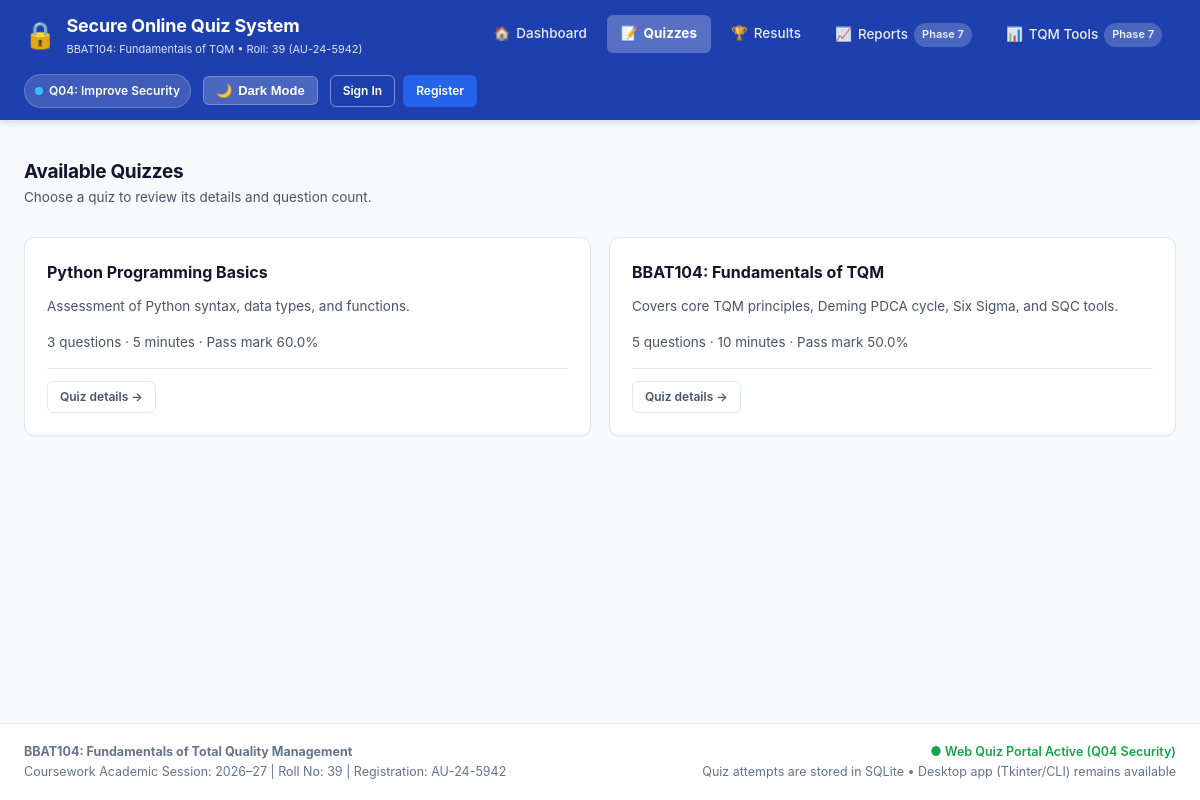
Screenshot of /quizzes with the database file from the repository.
### tables this page shows
CREATE TABLE quizzes (
        id INTEGER PRIMARY KEY AUTOINCREMENT,
        title TEXT NOT NULL UNIQUE,
        description TEXT,
        time_limit_mins INTEGER DEFAULT 10,
        pass_percentage REAL DEFAULT 50.0,
        created_at TEXT DEFAULT CURRENT_TIMESTAMP
    );

### app.py (the view)
@app.route("/quizzes")
def quizzes():
    return render_template("quizzes.html", quizzes=database.get_all_quizzes())

### app.py (called while the page is built)
@app.context_processor
def inject_template_globals():
    current_user = None
    user_id = session.get("user_id")
    if user_id:
        current_user = database.get_user_by_id(user_id)
    return {
        "current_user": current_user,
        "csrf_token": get_csrf_token,
    }

@app.after_request
def add_security_headers(response):
    response.headers["X-Frame-Options"] = "SAMEORIGIN"
    response.headers["X-Content-Type-Options"] = "nosniff"
    response.headers["X-XSS-Protection"] = "1; mode=block"
    response.headers["Referrer-Policy"] = "strict-origin-when-cross-origin"
    return response

### database.py (called while the page is built)
def get_connection():
    conn = sqlite3.connect(DB_PATH)
    conn.row_factory = sqlite3.Row
    conn.execute("PRAGMA foreign_keys = ON")
    return conn

def get_all_quizzes():
    conn = get_connection()
    cursor = conn.cursor()
    cursor.execute("""
    SELECT q.*, COUNT(ques.id) AS question_count
    FROM quizzes q
    LEFT JOIN questions ques ON q.id = ques.quiz_id
    GROUP BY q.id
    ORDER BY q.id DESC
    """)
    rows = cursor.fetchall()
    conn.close()
    return [dict(row) for row in rows]

### templates/quizzes.html (shortened to what this page needs)
{% extends "base.html" %}
{% block content %}
<div class="dashboard-container">
    <section class="modules-section">
        <div>
            <h1 class="section-title">Available Quizzes</h1>
            <p class="module-text">Choose a quiz to review its details and question count.</p>
        </div>
        {% if quizzes %}
        <div class="modules-grid">
            {% for quiz in quizzes %}
            <article class="module-card">
                <div class="module-header">
                    <h2 class="module-name">{{ quiz.title }}</h2>
                </div>
                {% if quiz.description %}
                <p class="module-text">{{ quiz.description }}</p>
                {% endif %}
                <p class="module-text">
                    {{ quiz.question_count }} questions
                    &middot; {{ quiz.time_limit_mins }} minutes
                    &middot; Pass mark {{ quiz.pass_percentage }}%
                </p>
                <div class="module-footer">
                    <a href="{{ url_for('quiz_details', quiz_id=quiz.id) }}" class="btn btn-sm btn-outline">
                        Quiz details &rarr;
                    </a>
                </div>
            </article>
            {% endfor %}
        </div>
        {% else %}
        <div class="placeholder-box">
            <h2 class="placeholder-title">No quizzes available</h2>
            <p class="placeholder-text">There are currently no quizzes in the database.</p>
        </div>
        {% endif %}
    </section>
</div>
{% endblock %}

### static/css/style.css (style rules this page uses)
:root { --primary: #1E40AF; --primary-hover: #1D4ED8; --primary-light: #EFF6FF; --accent: #2563EB; --success: #16A34A; --warning: #D97706; --danger: #DC2626; --info: #0284C7; --bg-page: #F8FAFC; --bg-surface: #FFFFFF; --bg-surface-alt: #F1F5F9; --bg-header: #1E40AF; --header-text: #FFFFFF; --text-primary: #0F172A; --text-secondary: #475569; --text-muted: #64748B; --border-color: #E2E8F0; --border-focus: #3B82F6; --shadow-sm: 0 1px 2px 0 rgba(0, 0, 0, 0.05); --shadow-md: 0 4px 6px -1px rgba(0, 0, 0, 0.1), 0 2px 4px -2px rgba(0, 0, 0, 0.05); --shadow-lg: 0 10px 15px -3px rgba(0, 0, 0, 0.1), 0 4px 6px -4px rgba(0, 0, 0, 0.05); --radius-sm: 6px; --radius-md: 10px; --radius-lg: 16px; --transition: all 0.2s ease-in-out; }
*, *::before, *::after { box-sizing: border-box; margin: 0; padding: 0; }
body { font-family: -apple-system, BlinkMacSystemFont, "Segoe UI", Roboto, Helvetica, Arial, sans-serif; font-size: 15px; line-height: 1.6; color: var(--text-primary); background-color: var(--bg-page); min-height: 100vh; display: flex; flex-direction: column; transition: background-color 0.25s ease, color 0.25s ease; }
.dashboard-container { display: flex; flex-direction: column; gap: 28px; }
.section-title { font-size: 19px; font-weight: 700; color: var(--text-primary); letter-spacing: -0.3px; }
.modules-section { display: flex; flex-direction: column; gap: 14px; }
.modules-grid { display: grid; grid-template-columns: repeat(auto-fit, minmax(260px, 1fr)); gap: 18px; }
.module-card { background-color: var(--bg-surface); border: 1px solid var(--border-color); border-radius: var(--radius-md); padding: 22px; display: flex; flex-direction: column; box-shadow: var(--shadow-sm); transition: var(--transition); }
.module-header { display: flex; align-items: center; gap: 10px; margin-bottom: 10px; }
.module-name { font-size: 16px; font-weight: 700; color: var(--text-primary); }
.module-text { font-size: 13.5px; color: var(--text-secondary); line-height: 1.5; flex: 1; margin-bottom: 16px; }
.module-footer { display: flex; justify-content: space-between; align-items: center; padding-top: 12px; border-top: 1px solid var(--border-color); }
.btn { display: inline-flex; align-items: center; justify-content: center; gap: 6px; padding: 8px 18px; border-radius: var(--radius-sm); font-size: 13.5px; font-weight: 600; text-decoration: none; cursor: pointer; border: 1px solid transparent; transition: var(--transition); }
.btn-outline { background-color: transparent; border-color: var(--border-color); color: var(--text-secondary); }
.btn-sm { padding: 5px 12px; font-size: 12px; }

### rows the page displays
quizzes: title "Python Programming Basics", description "Assessment of Python syntax, data types, and functions.", question_count "3", time_limit_mins "5", pass_percentage "60.0"
quizzes: title "BBAT104: Fundamentals of TQM", description "Covers core TQM principles, Deming PDCA cycle, Six Sigma, and SQC tools.", question_count "5", time_limit_mins "10", pass_percentage "50.0"
